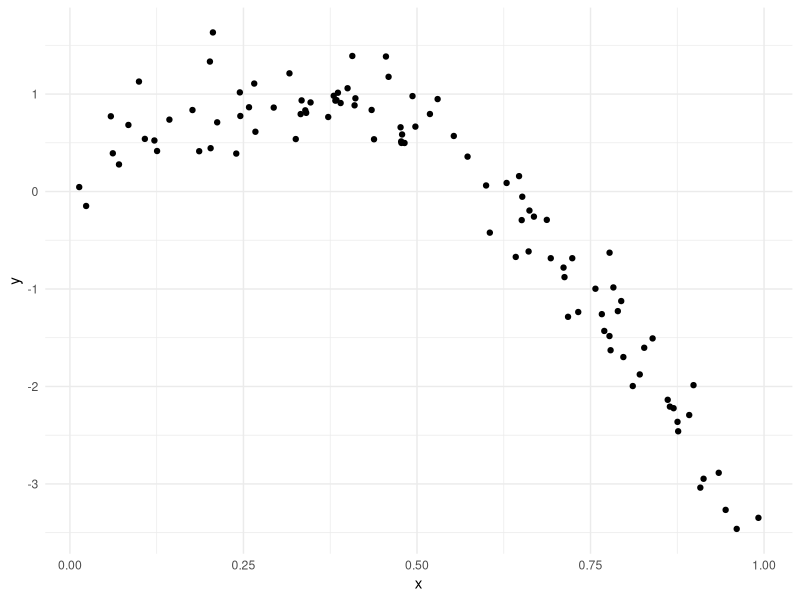
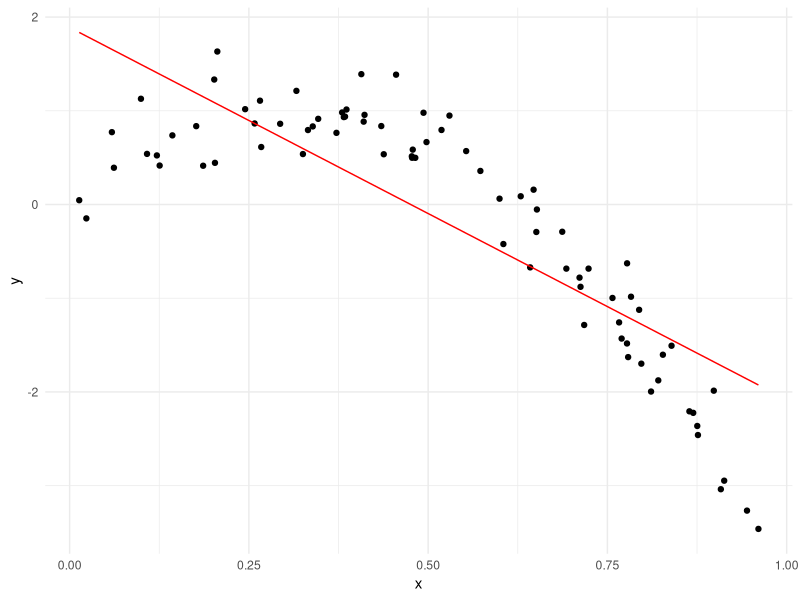
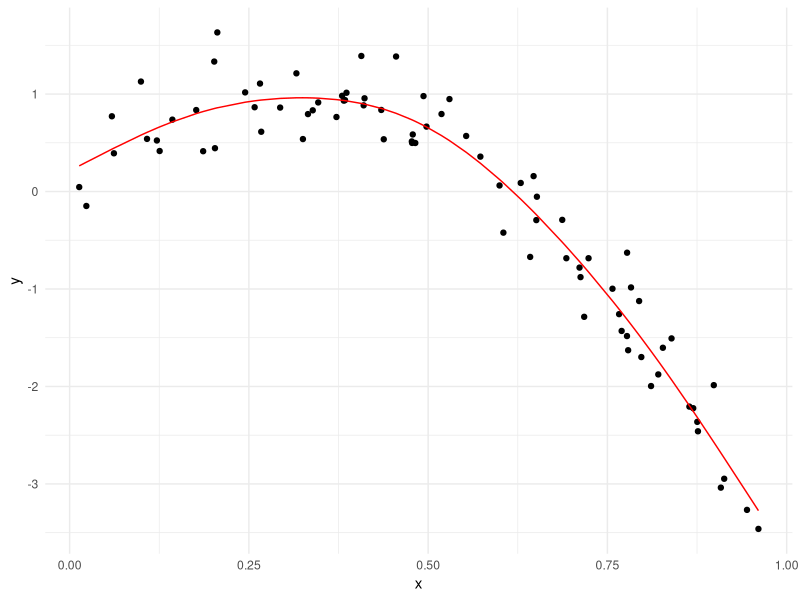
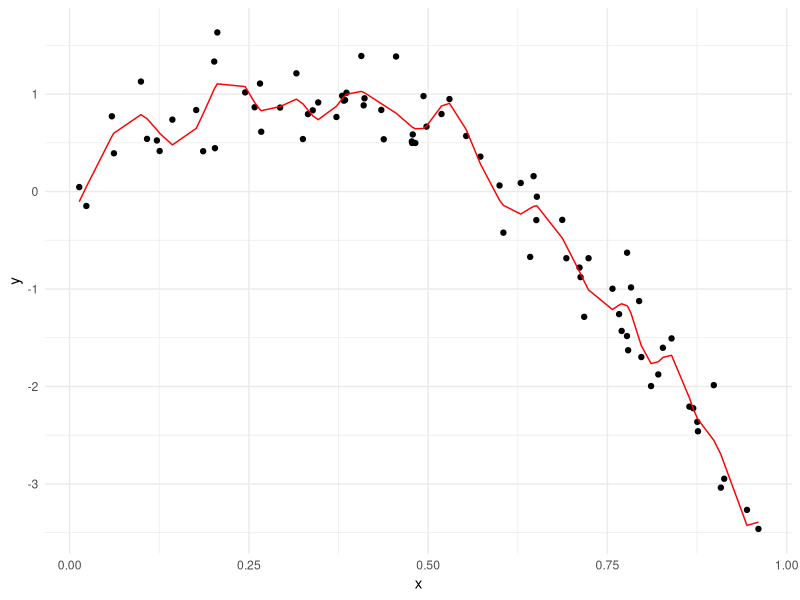
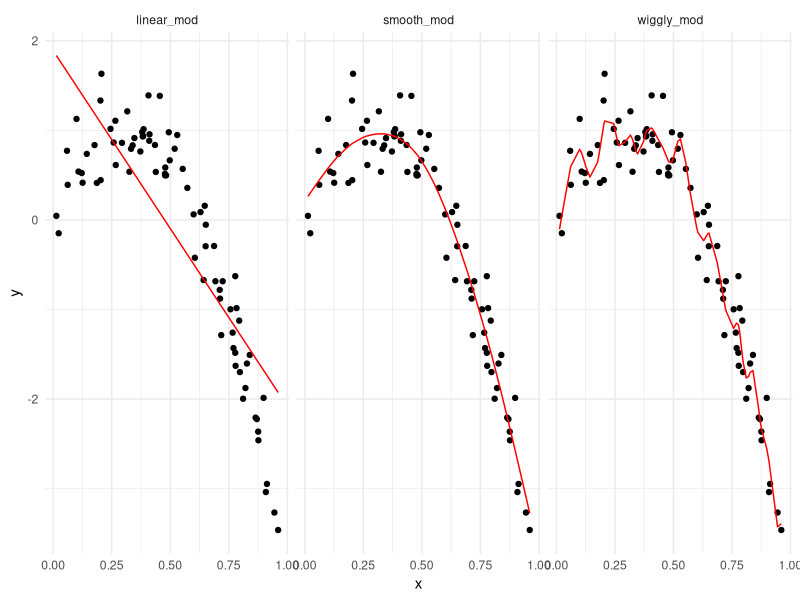
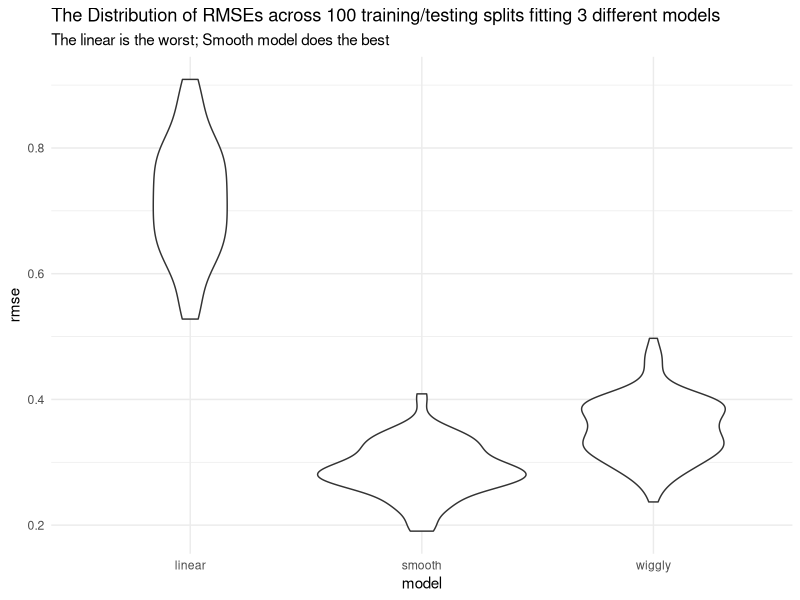

Write R code to recreate these figures, in order.
## ---- chunk 1
library(tidyverse)
library(modelr)
library(mgcv)

knitr::opts_chunk$set(
  fig.width = 6,
  fig.asp = .6,
  out.width = "90%"
)
theme_set(theme_minimal() + theme(legend.position = "bottom"))
options(
  ggplot2.continuous.colour = "viridis",
  ggplot2.continuous.fill = "viridis"
)
scale_colour_discrete = scale_color_viridis_d
scale_fill_discrete = scale_fill_viridis_d

set.seed(1)
## ---- chunk 2

nonlin_df = 
  tibble( 
    id = 1:100, 
    x = runif(100, 0, 1),
    y = 1 - 10 * (x - .3) ^ 2 + rnorm(100, 0, .3)
    )

## ---- chunk 3
nonlin_df %>% 
  ggplot(aes(x = x, y = y)) +
  geom_point()
## ---- chunk 4
train_df = sample_n(nonlin_df, size = 80)
test_df = anti_join(nonlin_df, train_df, by = "id") #get all observationin nonlin_df that are not in train_df
## ---- chunk 5
linear_mod = lm(y ~ x, data = train_df)
smooth_mod = gam(y ~ s(x), data = train_df) #gam stands for generalized additive model
wiggly_mod  = gam(y ~ s(x, k = 30), sp = 10e-6, data = train_df) #more like you're chasing every single point - overfit/wiggly
## ---- chunk 6

train_df %>% 
  add_predictions(linear_mod) %>%  #add_predictions adds the predicted values from that model
  ggplot(aes(x = x, y = y)) + 
  geom_point() + 
  geom_line(aes(y = pred), color = "red")


train_df %>% 
  add_predictions(smooth_mod) %>%  #add_predictions adds the predicted values from that model
  ggplot(aes(x = x, y = y)) + 
  geom_point() + 
  geom_line(aes(y = pred), color = "red")


train_df %>% 
  add_predictions(wiggly_mod) %>%  #add_predictions adds the predicted values from that model
  ggplot(aes(x = x, y = y)) + 
  geom_point() + 
  geom_line(aes(y = pred), color = "red")


## ---- chunk 7
train_df %>% 
  gather_predictions(linear_mod, smooth_mod, wiggly_mod) %>%  #gather_predictions to 'gather' the predicitons of several models at once. peep the data structure
  ggplot(aes(x = x, y = y)) + 
  geom_point() + 
  geom_line(aes(y = pred), color = "red") + 
  facet_grid(. ~ model)
## ---- chunk 8
rmse(linear_mod, test_df)
rmse(smooth_mod, test_df) # makes the best predictions according to the RMSE
rmse(wiggly_mod, test_df)
## ---- chunk 9
cv_df = 
  crossv_mc(nonlin_df, 100)
## ---- chunk 10
cv_df %>% pull(train) %>% .[[1]] %>% as_tibble()

cv_df %>% pull(test) %>% .[[1]] %>% as_tibble()
## ---- chunk 11

cv_df = 
  cv_df %>% 
  mutate(
    train = map(train, as_tibble),
    test = map(test, as_tibble)
  )

## ---- chunk 12

cv_df = cv_df %>% 
  mutate(
    linear_mod = map(.x = train, ~lm(y ~ x, data = .x)),
    smooth_mod = map(.x = train, ~gam(y ~ s(x), data = .x)), 
    wiggly_mod = map(.x = train, ~gam(y ~ s(x, k = 30), sp = 10e-6, data = .x))
  ) %>% 
  mutate(
    rmse_linear = map2_dbl(.x = linear_mod, .y = test, ~rmse(model = .x, data = .y)),
    rmse_smooth = map2_dbl(.x = smooth_mod, .y = test, ~rmse(model = .x, data = .y)),
    rmse_wiggly = map2_dbl(.x = wiggly_mod, .y = test, ~rmse(model = .x, data = .y))
  )
## ---- chunk 13

cv_df %>% 
  select(starts_with("rmse")) %>% 
  pivot_longer(
    everything(),
    names_to = "model",
    values_to = "rmse",
    names_prefix = "rmse_"
  ) %>% 
  ggplot(aes(x = model, y = rmse)) + 
  geom_violin() + 
  labs(
    title = "The Distribution of RMSEs across 100 training/testing splits fitting 3 different models", 
    subtitle = "The linear is the worst; Smooth model does the best"
  )
## ---- chunk 14

cv_df %>% 
  select(starts_with("rmse")) %>% 
  pivot_longer(
    everything(),
    names_to = "model",
    values_to = "rmse",
    names_prefix = "rmse_"
  ) %>% 
  group_by(model) %>% 
  summarize(
    avg_mse = mean(rmse))

